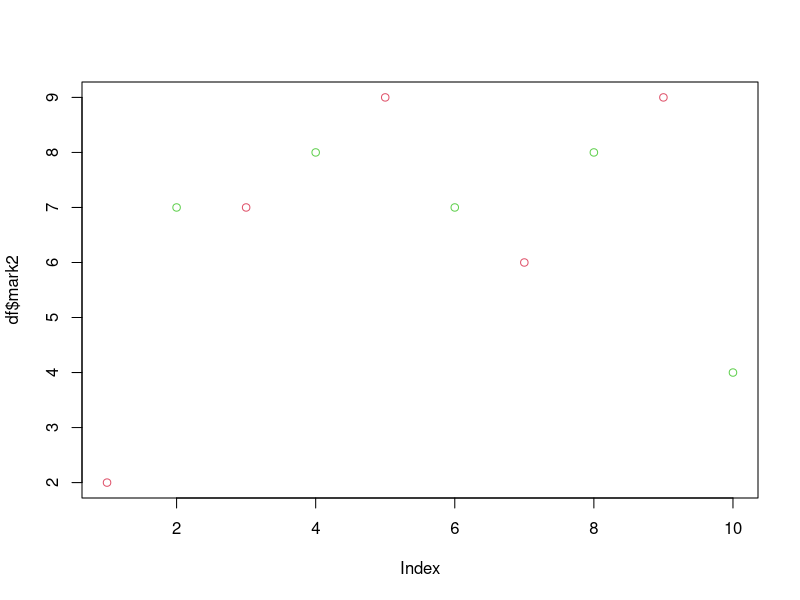

This chart was generated by the following R code:
# custuring simple example

marks1 = ceiling(rnorm(10,6,2))
marks2 = ceiling(rnorm(10,5,2))
df= data.frame(marks1,marks2)
df
km = kmeans(df,centers = 2)
km$cluster
df2 =cbind(df,cluster=km$cluster)
df2[order(df2$cluster),]
plot(df$marks1,df$mark2,col =2:3,)
